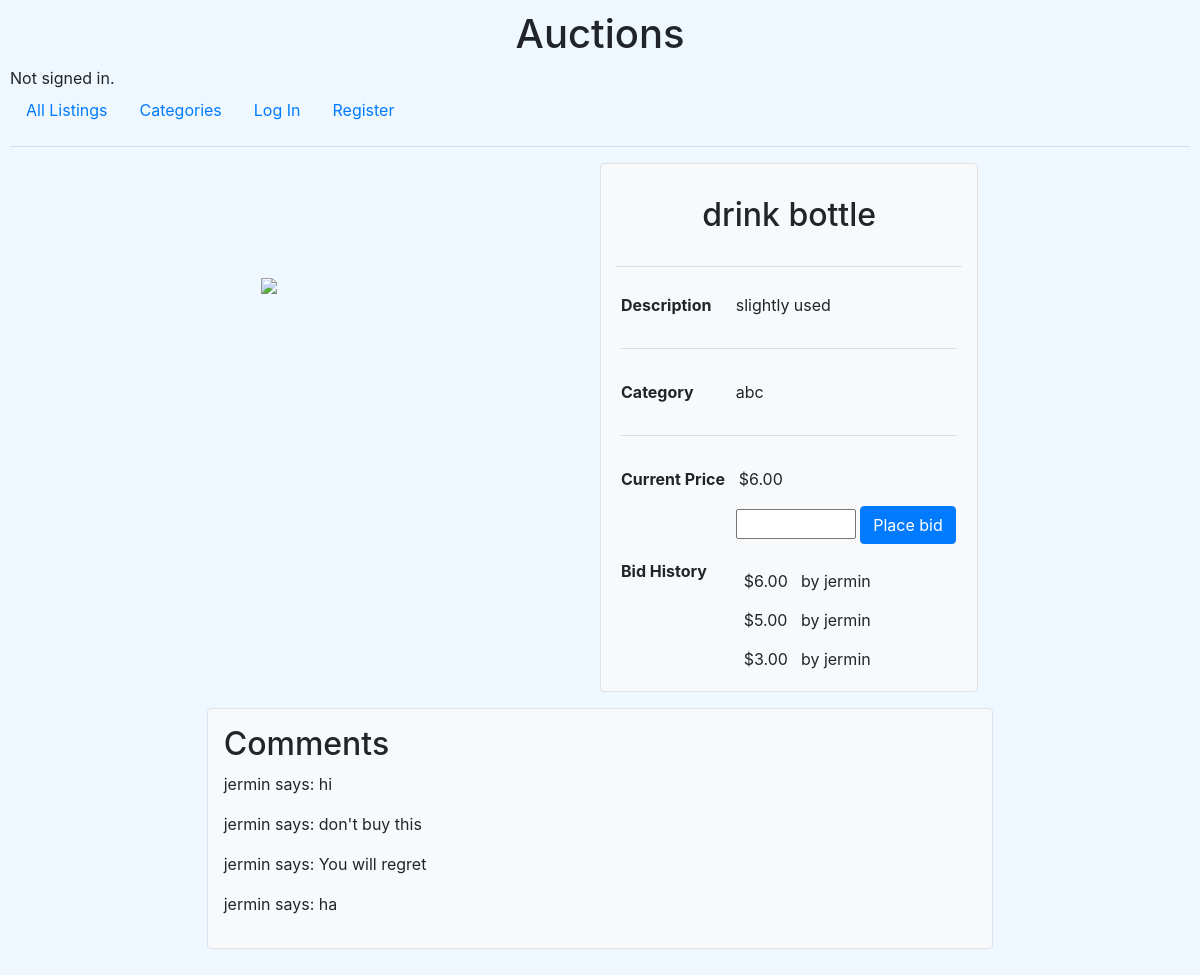
/listing/2, run on the app's committed database.
### auctions/models.py (models this page shows, shortened)
class Listing(models.Model):
    name = models.CharField(max_length=64)
    description = models.CharField(max_length=255)
    start_price = models.IntegerField(default=0)
    image = models.CharField(max_length=255)
    category = models.CharField(max_length=64)
    active = models.BooleanField(default=True)
    owner = models.ForeignKey(User, on_delete=models.CASCADE, related_name="listings")
    winner = models.ForeignKey(User, null=True, blank=True, on_delete=models.CASCADE, related_name="won")
    CATEGORIES = [
        ('arts', 'Arts'),
        ('electronics', 'Electronics'),
        ('farming', 'Farming'),
        ('fashion', 'Fashion'),
        ('home', 'Home'),
        ('sports', 'Sports'),
        ('toys', 'Toys'),
        ]
    category = models.CharField(max_length=64, choices=CATEGORIES)
    def current_price(self):
        if (self.bids.first() != None):
            return self.bids.first().price
        return self.start_price

class Bid(models.Model):
    price = models.IntegerField()
    user = models.ForeignKey(User, on_delete=models.CASCADE, related_name="bids")
    listing = models.ForeignKey(Listing, on_delete=models.CASCADE, related_name="bids")
    class Meta:
        ordering = ['-price']

class User(AbstractUser):
    watchlist = models.ManyToManyField('Listing', blank=True, related_name="watchlists")
    pass

class Comment(models.Model):
    comment = models.CharField(max_length=255)
    user = models.ForeignKey(User, on_delete=models.CASCADE, related_name="comments")
    listing = models.ForeignKey(Listing, on_delete=models.CASCADE, related_name="comments")
    time = models.DateTimeField(auto_now=True)
    def __str__(self):
        return f"{self.user} says: {self.comment}"

### auctions/views.py (the view)
# urls.py: path("listing/<int:id>", views.listing, name="listing"),
def listing(request, id):
    try:
        listing = Listing.objects.get(id=id)
    except:
        return render(request, "auctions/error.html", {
            "title": "Error 404: Page not found",
            "message": f"Listing with id of {id} does not exist"
        })
    return render(request, "auctions/listing.html", {
        "listing": listing,
    })

### auctions/templates/auctions/listing.html (shortened to what this page needs)
{% extends "auctions/layout.html" %}
{% block body %}
    <div class="row m-auto col-lg-8 col-md-12">
        <div class="col-md-6 p-4" style="display:flex">
            <div class="single-listing-img">
                {% if listing.image %}
                <img src="{{ listing.image }}">
                {% else %}
                <img src="/static/auctions/noimage.png">
                {% endif %}
            </div>
        </div>
        <div class="col-md-6 bg-light rounded border">
            <h2 class="text-center p-2 my-4">{% if not listing.active %} Closed: {% endif %}{{ listing.name }}</h2>
            <hr />
            <table style="width:100%">
                <tr>
                    <th>Description</th>
                    <td>{{listing.description}}</td>
                </tr>
                <tr>
                    <td colspan=2><hr /></td>
                </tr>
                <tr>
                    <th>Category</th>
                    <td>{{listing.category}}</td>
                </tr>
                <tr>
                    <td colspan=2><hr /></td>
                </tr>
                <tr>
                    <th>Current Price</th>
                    <td class="px-2">${{ listing.current_price }}.00</td>
                </tr>
                <tr>
                    <td></td>
                    <td>
                        {% if listing.active %}
                        <form method="post" action="{% url 'bid' listing.id %}">
                            <input style="width:120px" type="number" name="amount">
                            <input type="submit" class="btn btn-primary" value="Place bid">
                        </form>
                        {% endif %}
                    </td>
                </tr>
                <tr>
                    <th style="vertical-align:top">Bid History</th>
                    <td>
                        <table>
                            {% for bid in listing.bids.all|slice:":5" %}
                            <tr>
                                <td class="px-2">${{bid.price}}.00</td>
                                <td> by {{bid.user}}</td>
                            </tr>
                            {% empty %}
                            No Bids
                            {% endfor %}
                        </table>
                    </td>
                </tr>
            </table>
        </div>
    </div>
    <div class="col-lg-8 mx-auto bg-light my-3 rounded border p-3">
        <h2>Comments</h2>
        {% for comment in listing.comments.all %}
        <p>{{comment}}</p>
        {% empty %}
        <p>No comments!</p>
        {% endfor %}
    </div>
{% endblock %}

### auctions/static/auctions/styles.css (style rules this page uses)
body { padding: 10px; background-color:aliceblue }

### auctions/templates/auctions/listing.html (style rules this page uses)
img { min-width:300px; min-height:300px; }
.single-listing-img { margin:auto; width:fit-content; }
table { border-collapse:separate; border-spacing:0 5px; }
th, td { padding: 5px; }

### data on the page
Listing: name "drink bottle", description "slightly used", category "abc", current_price "6"
Bid: price "6", user "jermin"
Bid: price "5", user "jermin"
Bid: price "3", user "jermin"
Comment: user+comment "jermin says: hi"
Comment: user+comment "jermin says: don't buy this"
Comment: user+comment "jermin says: You will regret"
Comment: user+comment "jermin says: ha"
